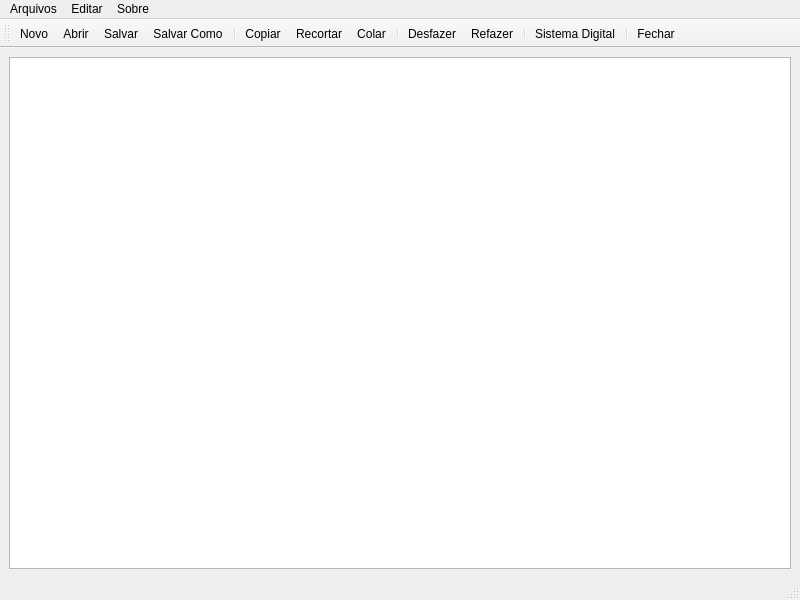
<?xml version="1.0" encoding="UTF-8"?>
<ui version="4.0">
 <class>BlocoDeNotas</class>
 <widget class="QMainWindow" name="BlocoDeNotas">
  <property name="geometry">
   <rect>
    <x>0</x>
    <y>0</y>
    <width>800</width>
    <height>600</height>
   </rect>
  </property>
  <property name="windowTitle">
   <string>BlocoDeNotas</string>
  </property>
  <widget class="QWidget" name="centralwidget">
   <layout class="QGridLayout" name="gridLayout">
    <item row="0" column="0">
     <widget class="QTextEdit" name="textEdit"/>
    </item>
   </layout>
  </widget>
  <widget class="QMenuBar" name="menubar">
   <property name="geometry">
    <rect>
     <x>0</x>
     <y>0</y>
     <width>800</width>
     <height>21</height>
    </rect>
   </property>
   <widget class="QMenu" name="menuArquivos">
    <property name="title">
     <string>Arquivos</string>
    </property>
    <addaction name="actionNovo"/>
    <addaction name="actionAbrir"/>
    <addaction name="separator"/>
    <addaction name="actionSalvar"/>
    <addaction name="actionSalvar_Como"/>
    <addaction name="separator"/>
    <addaction name="actionFechar"/>
   </widget>
   <widget class="QMenu" name="menuEditar">
    <property name="title">
     <string>Editar</string>
    </property>
    <addaction name="actionDesfazer"/>
    <addaction name="actionRefazer"/>
    <addaction name="separator"/>
    <addaction name="actionCopiar"/>
    <addaction name="actionRecortar"/>
    <addaction name="actionColar"/>
   </widget>
   <widget class="QMenu" name="menuSobre">
    <property name="title">
     <string>Sobre</string>
    </property>
    <addaction name="actionSistema_Digital"/>
   </widget>
   <addaction name="menuArquivos"/>
   <addaction name="menuEditar"/>
   <addaction name="menuSobre"/>
  </widget>
  <widget class="QStatusBar" name="statusbar"/>
  <widget class="QToolBar" name="toolBar">
   <property name="windowTitle">
    <string>toolBar</string>
   </property>
   <attribute name="toolBarArea">
    <enum>TopToolBarArea</enum>
   </attribute>
   <attribute name="toolBarBreak">
    <bool>false</bool>
   </attribute>
   <addaction name="actionNovo"/>
   <addaction name="actionAbrir"/>
   <addaction name="actionSalvar"/>
   <addaction name="actionSalvar_Como"/>
   <addaction name="separator"/>
   <addaction name="actionCopiar"/>
   <addaction name="actionRecortar"/>
   <addaction name="actionColar"/>
   <addaction name="separator"/>
   <addaction name="actionDesfazer"/>
   <addaction name="actionRefazer"/>
   <addaction name="separator"/>
   <addaction name="actionSistema_Digital"/>
   <addaction name="separator"/>
   <addaction name="actionFechar"/>
  </widget>
  <action name="actionNovo">
   <property name="icon">
    <iconset resource="ArquivoDeRecursos.qrc">
     <normaloff>:/icones/Icones/new.png</normaloff>:/icones/Icones/new.png</iconset>
   </property>
   <property name="text">
    <string>Novo</string>
   </property>
  </action>
  <action name="actionAbrir">
   <property name="icon">
    <iconset resource="ArquivoDeRecursos.qrc">
     <normaloff>:/icones/Icones/abrir-contorno-da-pasta.png</normaloff>:/icones/Icones/abrir-contorno-da-pasta.png</iconset>
   </property>
   <property name="text">
    <string>Abrir</string>
   </property>
  </action>
  <action name="actionSalvar">
   <property name="icon">
    <iconset resource="ArquivoDeRecursos.qrc">
     <normaloff>:/icones/Icones/salvar-silhueta-de-icone.png</normaloff>:/icones/Icones/salvar-silhueta-de-icone.png</iconset>
   </property>
   <property name="text">
    <string>Salvar</string>
   </property>
  </action>
  <action name="actionSalvar_Como">
   <property name="icon">
    <iconset resource="ArquivoDeRecursos.qrc">
     <normaloff>:/icones/Icones/floppy-disk.png</normaloff>:/icones/Icones/floppy-disk.png</iconset>
   </property>
   <property name="text">
    <string>Salvar Como</string>
   </property>
  </action>
  <action name="actionFechar">
   <property name="icon">
    <iconset resource="ArquivoDeRecursos.qrc">
     <normaloff>:/icones/Icones/botao-de-energia-desligado.png</normaloff>:/icones/Icones/botao-de-energia-desligado.png</iconset>
   </property>
   <property name="text">
    <string>Fechar</string>
   </property>
  </action>
  <action name="actionCopiar">
   <property name="icon">
    <iconset resource="ArquivoDeRecursos.qrc">
     <normaloff>:/icones/Icones/copiar-documento.png</normaloff>:/icones/Icones/copiar-documento.png</iconset>
   </property>
   <property name="text">
    <string>Copiar</string>
   </property>
  </action>
  <action name="actionRecortar">
   <property name="icon">
    <iconset resource="ArquivoDeRecursos.qrc">
     <normaloff>:/icones/Icones/tesouras-e-linhas-de-recorte.png</normaloff>:/icones/Icones/tesouras-e-linhas-de-recorte.png</iconset>
   </property>
   <property name="text">
    <string>Recortar</string>
   </property>
  </action>
  <action name="actionColar">
   <property name="icon">
    <iconset resource="ArquivoDeRecursos.qrc">
     <normaloff>:/icones/Icones/colar.png</normaloff>:/icones/Icones/colar.png</iconset>
   </property>
   <property name="text">
    <string>Colar</string>
   </property>
  </action>
  <action name="actionDesfazer">
   <property name="icon">
    <iconset resource="ArquivoDeRecursos.qrc">
     <normaloff>:/icones/Icones/desfazer.png</normaloff>:/icones/Icones/desfazer.png</iconset>
   </property>
   <property name="text">
    <string>Desfazer</string>
   </property>
  </action>
  <action name="actionRefazer">
   <property name="icon">
    <iconset resource="ArquivoDeRecursos.qrc">
     <normaloff>:/icones/Icones/refazer.png</normaloff>:/icones/Icones/refazer.png</iconset>
   </property>
   <property name="text">
    <string>Refazer</string>
   </property>
  </action>
  <action name="actionSistema_Digital">
   <property name="icon">
    <iconset resource="ArquivoDeRecursos.qrc">
     <normaloff>:/icones/Icones/balao-de-fala-de-conversa-escrita-com-a-letra-i-dentro-das-informacoes-para-a-interface.png</normaloff>:/icones/Icones/balao-de-fala-de-conversa-escrita-com-a-letra-i-dentro-das-informacoes-para-a-interface.png</iconset>
   </property>
   <property name="text">
    <string>Sistema Digital</string>
   </property>
  </action>
 </widget>
 <resources>
  <include location="ArquivoDeRecursos.qrc"/>
 </resources>
 <connections/>
</ui>
